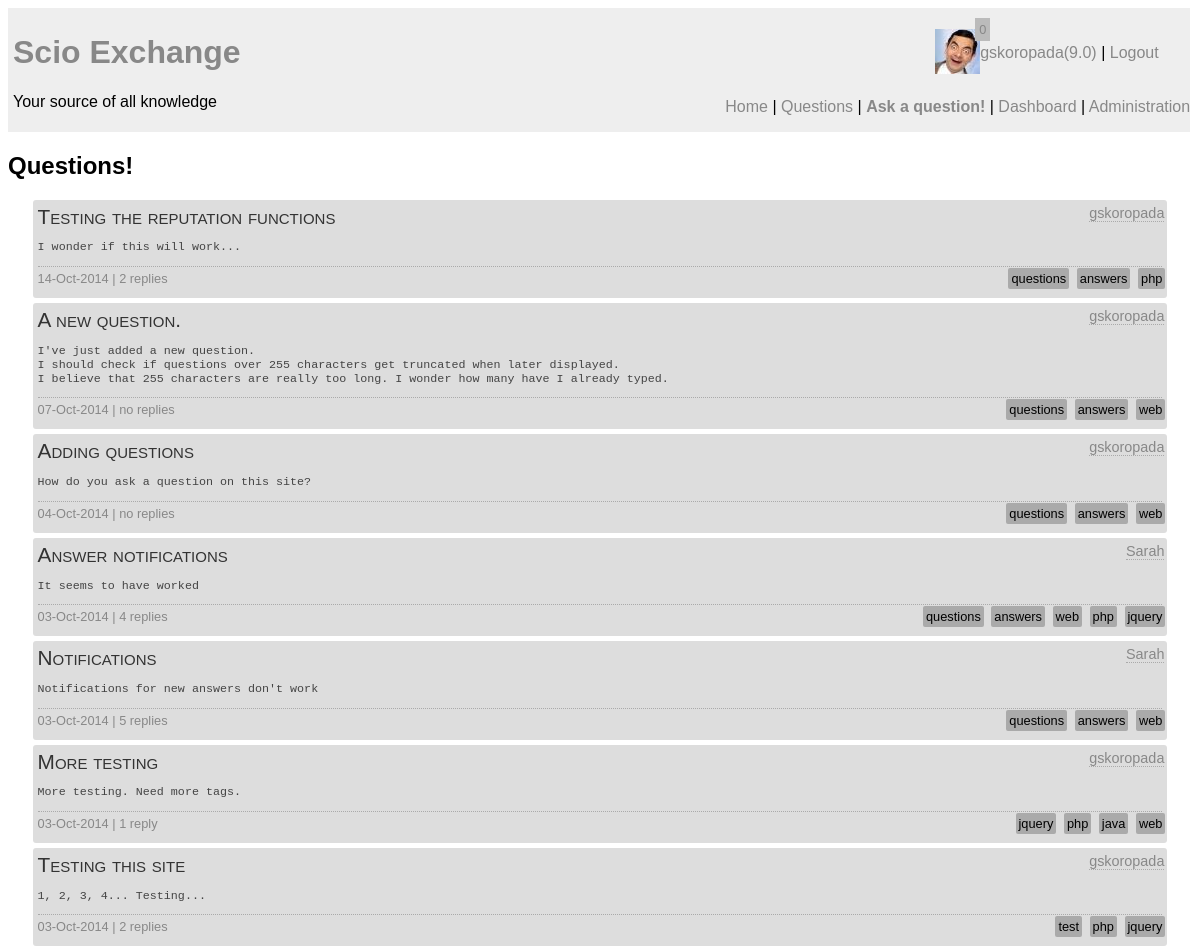
/questions.php (signed in), run on the app's committed database.
### tables this page shows
CREATE TABLE `question` (
  `question_id` int(10) unsigned NOT NULL AUTO_INCREMENT,
  `author` int(10) unsigned NOT NULL COMMENT 'Foreign Key',
  `question_title` text,
  `content` longtext,
  `tags` text,
  `timestamp` datetime NOT NULL,
  PRIMARY KEY (`question_id`),
  KEY `author` (`author`),
  CONSTRAINT `question_ibfk_1` FOREIGN KEY (`author`) REFERENCES `user` (`UserID`)
);

CREATE TABLE `user` (
  `UserID` int(11) unsigned NOT NULL AUTO_INCREMENT,
  `email` varchar(30) NOT NULL,
  `screenName` varchar(25) NOT NULL,
  `reputation` float DEFAULT '0',
  `role` int(11) DEFAULT '0',
  `avatar` varchar(20) DEFAULT NULL,
  `pwd` varchar(255) NOT NULL,
  `active` bit(1) NOT NULL DEFAULT b'0',
  `moderated` bit(1) NOT NULL DEFAULT b'1',
  `pwdChange` bit(1) DEFAULT b'0',
  PRIMARY KEY (`UserID`)
);

### notify.php (called while the page is built, shortened)
<?php
function hasNotifications($user) {
	require "connect.php";
	$query = "SELECT count(not_id) FROM notification WHERE user = $user and status=0";
	$result = mysqli_query($con, $query);
	if(!$result) {
		echo mysqli_error($con);
		return 0;
	} else {
		$nots = mysqli_fetch_array($result);
		return $nots[0];
	}
}
?>

### questions_backend.php (the view, shortened to what this page needs)
<?php
function listQuestions($slider) {
	global $con;
	$query =
	"SELECT question.author as auth, question_id, question_title, question.content as q, tags, replies, screenName, timestamp FROM question
	LEFT JOIN
		(SELECT count(answer_id) as replies, question from answer group by question) as reply
	on question_id = question
	INNER JOIN user on question.author = UserID
	ORDER BY timestamp DESC ";
	$result = mysqli_query($con, $query);
	if(!$result) {
		echo "DB Error";
	} else {
		while($question = mysqli_fetch_array($result)) {
			if(empty($question['replies'])) {
				$r = "no replies";
			} else {
				if($question['replies'] == 1) {
					$r = "1 reply";
				} else {
					$r = $question['replies']." replies";
				}
			}
			if(strlen($question['q']) > 255) {
				$q = substr($question['q'],0,255)."...";
			} else {
				$q = $question['q'];
			}
			$d = new DateTime($question['timestamp']);
			echo "<div id=\"".$question['question_id']."\" class='question qredirect click_option'><p class='qtitle'>".$question['question_title']."</p>";
			echo "<span class='qauthor'><a href=\"user_profile.php?id=".$question['auth']."\">".$question['screenName']."</a></span>";
			echo "<span class='qexcerpt'><pre>$q</pre></span>";
			echo "<span class='qstats'>".date_format($d, "d-M-Y")." | $r";
			echo "<span class='tags'>";
			$tags = explode(', ' , $question['tags']);
			foreach($tags as $tag) {
				$tag = trim($tag);
				echo "<a href='tag.php?tag=$tag'>$tag</a> ";
			}
			echo "</span></span>";
			echo "</div>\n";
		}
	}
}
?>

### html_start.php (shortened to what this page needs)
<!DOCTYPE=html>
<html lang="en">
<head>
	<?php
	if(isset($styles)) {
		foreach($styles as $style) {
			echo "<link rel='stylesheet' href='styles/".$style."' />";
		}
	}
	?>
</head>
<body>
<div id="container">

### header.php (shortened to what this page needs)
<div id="header">
<div id="logo">
	<h1><a href="index.php">Scio Exchange</a></h1>
	<p>Your source of all knowledge</p>
</div>
<div id="status">
<?php
if(!isset($_SESSION['userid'])){
	echo "<p><span class='click_option' onclick='loginDialog();'>Login</span> | ";
	echo "<a href='register.php'>Sign Up</a></p>";
	echo "<p><span class='click_option' onclick='pwdReset();'>Forgot your password?</span></p>";
} else {
	require "connect.php";
	require "notify.php";
	$nots = hasNotifications($_SESSION['userid']);
	echo "<p><div class='avatar'><img id='avatar_thumb' src='profile_pics/thumbs/";
	if(!file_exists("profile_pics/thumbs/".$_SESSION['avatar'].".jpg")) {
		echo "default.png'";
	} else {
		echo $_SESSION['avatar'].".jpg'";
	}
	echo "></div>";
	echo "<span id='not_counter' class='click_option'>$nots</span>";
	echo "<div ";
	if(!$_SESSION['active']) {
		echo " class='not_active' title='User not active'";
	}
	echo "><a href='account.php'>".$_SESSION['screenname']."(".$_SESSION['reputation'].")</a>";
	echo " | <a href='logout.php'>Logout</a></p></div>";
}
?>
</div>
<div id="menu">
<?php
require("menu.php");
?>
</div>
</div>

### menu.php
<p><a href="index.php">Home</a> | <a href="questions.php">Questions</a>
<?php
if(isset($_SESSION['userid'])) {
	if($_SESSION['active']==1) {
		$menu = " | <strong><a href='ask.php'>Ask a question!</a></strong>";
		$menu .= " | <a href='dashboard.php'>Dashboard</a>";
		if ($_SESSION['role']==1 || $_SESSION['role']==2){
			$menu .= " | <a href='admin.php'>Administration</a>";
		}
		echo $menu;
	}
}
?>
</p>

### questions.php (shortened to what this page needs)
<?php
$styles = ["main.css","header.css","questions.css"];
require "html_start.php";
require "header.php";
require "questions_backend.php";
echo "<div id='wrapper'><h2>Questions!</h2>";
listQuestions(false);
echo "</div>";
require "html_end.php";
?>

### html_end.php (shortened to what this page needs)
</body>
</html>

### styles/main.css (style rules this page uses)
body { font-family: sans-serif; }
#wrapper { position: relative; float: left; clear: right; width: 100%; }

### styles/header.css (style rules this page uses)
#header { position: relative; width: 99%; float: left; clear: right; //background-image: url("../images/sq_paper.jpg"); background-color: #eee; padding: 5px; }
#logo { float: left; width: 350px; }
#status { float: right; min-width: 250px; }
#menu { position: absolute; bottom: 0px; right: 0px; }
#not_counter { position: relative; bottom: 7px; left: -5px; background-color: #bbb; color: #eee; font-size: 0.8em; padding: 4px; }
.avatar { float: left; position: relative; }
a:link, a:visited { color: #888; text-decoration: none; }
#status .click_option { color: #888; }

### styles/questions.css (style rules this page uses)
.question { position: relative; width: 95%; background-color: #ddd; margin: auto; margin-bottom: 5px; padding: 5px; border-radius: 3px; }
.qtitle { font-size: 1.3em; font-variant: small-caps; padding: 0px; margin: 0px; margin-bottom: 4px; color: #333; }
.qauthor { position: absolute; top: 5px; right: 3px; font-size: 0.9em; border-bottom: dotted 1px #aaa; }
.qauthor > a:link, .qauthor > a:visited, .aauthor > a:link, .aauthor > a:visited, .cauthor > a:link, .cauthor > a:visited { color: #888; text-decoration: none; }
.qexcerpt { color: #444; font-size: 0.9em; display: block; }
.qstats { margin-top: 3px; margin-bottom: 3px; border-top: dotted 1px #aaa; width: 100%; display: block; padding-top: 4px; padding-bottom: 4px; font-size: 0.8em; color: #888; }
.tags { position: absolute; right: 0px; text-align: right; }
.tags > a:link, .tags > a:visited { background-color: #aaa; padding: 3px; margin: 2px; border-radius: 2px; color: black; text-decoration: none; }

### data on the page
question: question_title "Testing the reputation functions", author.screenName "gskoropada", content "I wonder if this will work...", timestamp "14-Oct-2014", r "2 replies", tags "questions", tags "answers", tags "php"
question: question_title "A new question.", author.screenName "gskoropada", content "I've just added a new question. I should check if questions over 255 characters get truncated when later displayed. I believe that 255 characters are really too long. I wonder how many have I already typed.", timestamp "07-Oct-2014", r "no replies", tags "questions", tags "answers", tags "web"
question: question_title "Adding questions", author.screenName "gskoropada", content "How do you ask a question on this site?", timestamp "04-Oct-2014", r "no replies", tags "questions", tags "answers", tags "web"
question: question_title "Answer notifications", author.screenName "Sarah", content "It seems to have worked", timestamp "03-Oct-2014", r "4 replies", tags "questions", tags "answers", tags "web", tags "php", tags "jquery"
question: question_title "Notifications", author.screenName "Sarah", content "Notifications for new answers don't work", timestamp "03-Oct-2014", r "5 replies", tags "questions", tags "answers", tags "web"
question: question_title "More testing", author.screenName "gskoropada", content "More testing. Need more tags.", timestamp "03-Oct-2014", r "1 reply", tags "jquery", tags "php", tags "java", tags "web"
question: question_title "Testing this site", author.screenName "gskoropada", content "1, 2, 3, 4... Testing...", timestamp "03-Oct-2014", r "2 replies", tags "test", tags "php", tags "jquery"

### other printed values
$nots "0"
$_SESSION['screenname'] "gskoropada"
$_SESSION['reputation'] "9.0"
